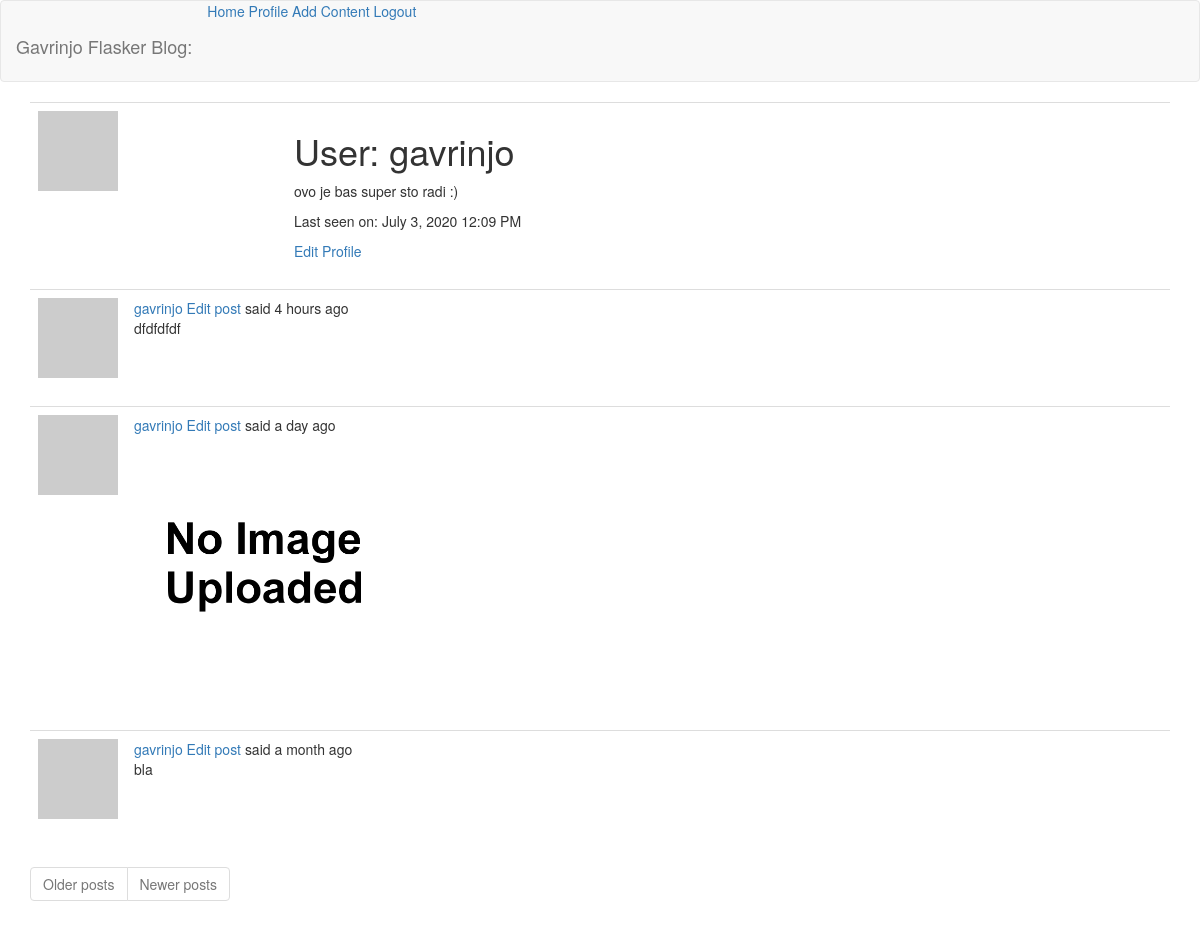
Page /user/gavrinjo (signed in) on the earlier database version.
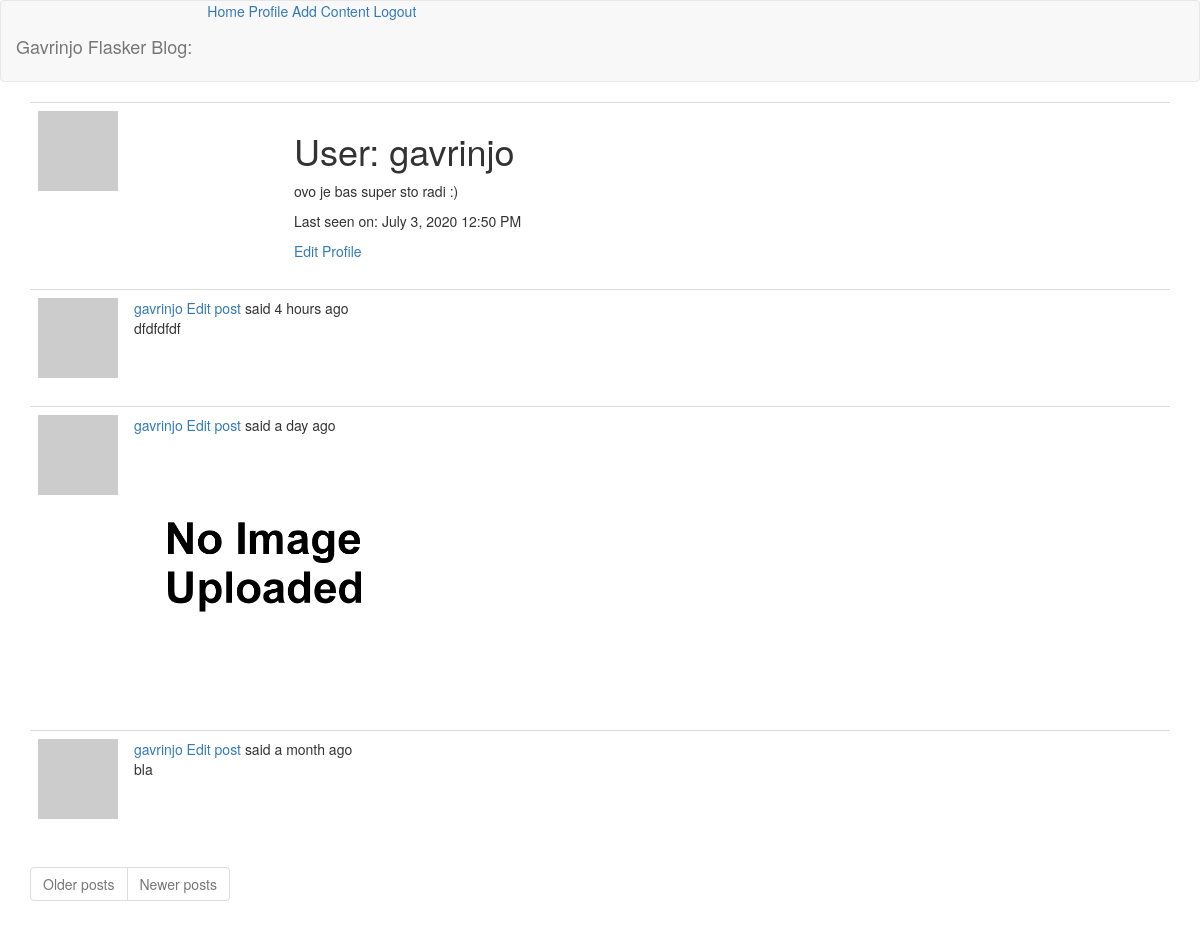
Same page on the later database version.
### app/models.py (models this page shows, shortened)
class User(UserMixin, db.Model):
    id = db.Column(db.Integer, primary_key=True)
    username = db.Column(db.String(64), index=True, unique=True)
    email = db.Column(db.String(120), index=True, unique=True)
    password_hash = db.Column(db.String(128))
    about_me = db.Column(db.String(140))
    last_seen = db.Column(db.DateTime, default=datetime.utcnow)
    post = db.relationship("Post", backref="author", lazy="dynamic")
    def avatar(self, size):
        digest = md5(self.email.lower().encode("utf-8")).hexdigest()
        return f"https://www.gravatar.com/avatar/{digest}?d=identicon&r=x&s={size}"

class Post(db.Model):
    id = db.Column(db.Integer, primary_key=True)
    body = db.Column(db.String(140))
    timestamp = db.Column(db.DateTime, index=True, default=datetime.utcnow)
    user_id = db.Column(db.Integer, db.ForeignKey("user.id"))

### app/main/routes.py (the view)
@bp.route("/user/<username>")
@login_required
def user(username):
    user = User.query.filter_by(username=username).first_or_404()
    posts = user.post.order_by(Post.timestamp.desc()).all()
    return render_template("user.html", title=user.username, user=user, posts=posts)

### app/main/routes.py (called while the page is built)
@bp.before_request
def before_request():
    if current_user.is_authenticated:
        current_user.last_seen = datetime.utcnow()
        db.session.commit()

### app/models.py (called while the page is built)
@login.user_loader
def load_user(id):
    return User.query.get(int(id))

### app/templates/user.html
{% extends 'base.html' %}
{% block app_content %}
    <table class="table table-hover">
        <tr>
            <td width="256px"><img src="{{ user.avatar(128) }}"></td>
            <td>
                <h1>User: {{ user.username }}</h1>
                {% if user.about_me %}<p>{{ user.about_me }}</p>{% endif %}
                {% if user.last_seen %}<p>Last seen on: {{ moment(user.last_seen).format("LLL") }}</p>{% endif %}
                {% if user == current_user %}
                <a href="{{ url_for('main.edit_profile') }}">Edit Profile</a>
                {% endif %}
            </td>
        </tr>
    </table>
    {% for post in posts %}
        {% include "_post.html" %}
    {% endfor %}
    <nav aria-label="Page navigation example">
        <ul class="justify-content-center pagination">
            <li class="page-item{% if not next_url %} disabled {% endif %}">
                <a class="page-link" href="{{ next_url or '#' }}" tabindex="-1">Older posts</a>
            </li>
            <li class="page-item{% if not prev_url %} disabled {% endif %}">
                <a class="page-link" href="{{ prev_url or '#' }}" tabindex="-1">Newer posts</a>
            </li>
        </ul>
    </nav>
{% endblock app_content %}

### app/templates/base.html (shortened to what this page needs)
<!DOCTYPE html>
<html lang="en">
<head>
    <link href="https://stackpath.bootstrapcdn.com/bootstrap/3.3.7/css/bootstrap.min.css" rel="stylesheet">
    <link href="https://cdn.jsdelivr.net/npm/summernote@0.8.16/dist/summernote.min.css" rel="stylesheet">
</head>
<body>
    <nav class="navbar navbar-default">
        <span class="navbar-brand mb-0 h1">Gavrinjo Flasker Blog:</span>
        <a href="{{ url_for('main.index') }}">Home</a>
        {% if current_user.is_anonymous %}
        <a href="{{ url_for('auth.login') }}">Login</a>
        {% else %}
        <a href="{{ url_for('main.user', username=current_user.username) }}">Profile</a>
        <a href="{{ url_for('content.postit') }}">Add Content</a>
        <a href="{{ url_for('auth.logout') }}">Logout</a>
        {% endif %}
    </nav>
    <div class="container">
        {% block app_content %} {% endblock app_content %}
    </div>
</body>
</html>

### app/templates/_post.html
    <table class="table table-hover">
        <tr>
            <td width="70px">
                <a href="{{ url_for('main.user', username=post.author.username) }}">
                    <img src="{{ post.author.avatar(64) }}">
                </a>
            </td>
            <td>
                <span class="user_popup">
                    <a href="{{ url_for('main.user', username=post.author.username) }}">
                        {{ post.author.username }}
                    </a>
                    <a href="{{ url_for('content.edit_page', id=post.id) }}">Edit post</a>
                </span>
                said {{ moment(post.timestamp).fromNow() }}
                <br>
                <span id="post{{ post.id }}">{{ post.body|safe }}</span>
            </td>
        </tr>
    </table>

Differences in the rows shown:
changed User "gavrinjo": last_seen "July 3, 2020 12:09 PM" → "July 3, 2020 12:50 PM"
